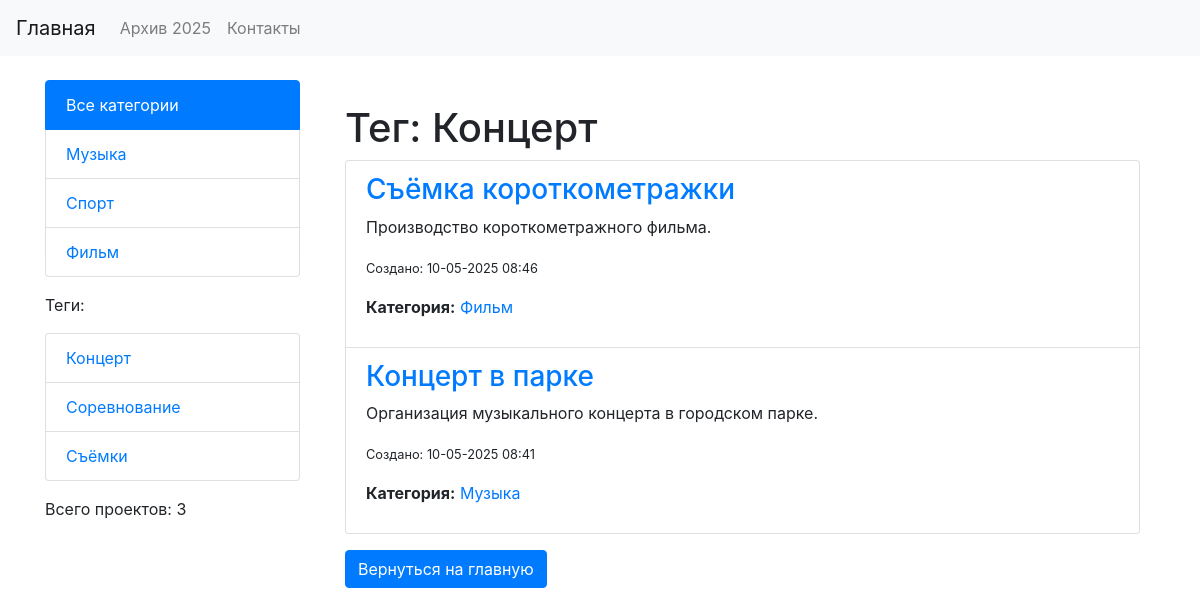
/tag/concert/, run on the app's committed database.
### portfolio/models.py (models this page shows, shortened)
class Category(models.Model):
    name = models.CharField("Название категории", max_length=100, db_index=True)
    slug = models.SlugField("Слаг", max_length=255, unique=True, db_index=True)
    class Meta:
        verbose_name = 'Категория'
        verbose_name_plural = 'Категории'

class Tag(models.Model):
    name = models.CharField("Название тега", max_length=100, db_index=True)
    slug = models.SlugField("Слаг", max_length=255, unique=True, db_index=True)
    class Meta:
        verbose_name = 'Тег'
        verbose_name_plural = 'Теги'

class PortfolioItem(models.Model):
    title = models.CharField("Название", max_length=255)
    description = models.TextField("Описание")
    image = models.ImageField("Изображение", upload_to='portfolio_images/', blank=True, null=True)
    created_at = models.DateTimeField("Дата создания", auto_now_add=True)
    updated_at = models.DateTimeField("Дата обновления", auto_now=True)
    slug = models.SlugField(max_length=255, unique=True, blank=True, null=True)
    is_published = models.BooleanField("Опубликовано", default=True)
    category = models.ForeignKey(
        Category,
        on_delete=models.PROTECT,
        related_name='portfolio_items',
        verbose_name="Категория",
        null=True,  # Временно, чтобы избежать ошибок
    )
    tags = models.ManyToManyField(
        Tag,
        blank=True,
        related_name='portfolio_items',
        verbose_name="Теги"
    )
    client = models.OneToOneField(
        Client,
        on_delete=models.SET_NULL,
        null=True,
        blank=True,
        related_name='portfolio_item',
        verbose_name="Клиент"
    )
    class Meta:
        verbose_name = 'Элемент портфолио'
        verbose_name_plural = 'Элементы портфолио'
    objects = models.Manager()
    published = PublishedManager()

### portfolio/views.py (the view)
# urls.py: path('tag/<slug:tag_slug>/', views.tag_detail, name='tag_detail'),
def tag_detail(request, tag_slug):
    tag = get_object_or_404(Tag, slug=tag_slug)
    items = PortfolioItem.published.filter(tags=tag).order_by('-created_at')
    return render(request, 'portfolio/tag_detail.html', {
        'tag': tag,
        'items': items,
    })

### portfolio/converters.py (called while the page is built)
    def to_url(self, value):
        return f"{value:04d}"

### portfolio/models.py (called while the page is built)
    def get_queryset(self):
        return super().get_queryset().filter(is_published=True)

### portfolio/templatetags/portfolio_tags.py (called while the page is built)
@register.simple_tag
def portfolio_count():
    return PortfolioItem.objects.count()

@register.inclusion_tag('portfolio/partial_categories.html')
def show_categories(selected_cat_slug=None):
    categories = Category.objects.annotate(total=Count('portfolio_items')).filter(total__gt=0)
    return {'categories': categories, 'selected_cat_slug': selected_cat_slug}

@register.inclusion_tag('portfolio/partial_tags.html')
def show_tags():
    tags = Tag.objects.annotate(total=Count('portfolio_items')).filter(total__gt=0)
    return {'tags': tags}

### templates/portfolio/tag_detail.html (shortened to what this page needs)
{% extends 'portfolio/base.html' %}
{% block content %}
<div class="container mt-4">
  <h1>Тег: {{ tag.name }}</h1>
  {% if items %}
    <ul class="list-group">
      {% for item in items %}
        <li class="list-group-item">
          <h3><a href="{% url 'portfolio:portfolio_detail' item.slug %}">{{ item.title }}</a></h3>
          <p>{{ item.description|truncatewords:20 }}</p>
          <p><small>Создано: {{ item.created_at|date:"d-m-Y H:i" }}</small></p>
          <p><strong>Категория:</strong> <a href="{% url 'portfolio:category_detail' item.category.slug %}">{{ item.category.name }}</a></p>
        </li>
      {% endfor %}
    </ul>
  {% else %}
    <p>Нет элементов с тегом «{{ tag.name }}».</p>
  {% endif %}
  <a href="{% url 'portfolio:portfolio_list' %}" class="btn btn-primary mt-3">Вернуться на главную</a>
</div>
{% endblock %}

### templates/portfolio/base.html (shortened to what this page needs)
<!DOCTYPE html>
<html lang="ru">
<head>
    {% load static %}
    <link rel="stylesheet" href="{% static 'portfolio/bootstrap.min.css' %}">
</head>
<body>
    {% include 'portfolio/partial_nav.html' %}
    <div class="container mt-4">
        <div class="row">
            <div class="col-md-3">
                {% load portfolio_tags %}
                {% show_categories %}
                {% show_tags %}
                <div class="portfolio-count">
                    Всего проектов: {% portfolio_count %}
                </div>
            </div>
            <div class="col-md-9">
                {% block content %}{% endblock %}
            </div>
        </div>
    </div>
</body>
</html>

### templates/portfolio/partial_nav.html (shortened to what this page needs)
<nav class="navbar navbar-expand-lg navbar-light bg-light">
    <a class="navbar-brand" href="{% url 'portfolio:portfolio_list' %}">Главная</a>
    <div class="collapse navbar-collapse" id="navbarNav">
      <ul class="navbar-nav mr-auto">
        <li class="nav-item">
          <a class="nav-link" href="{% url 'portfolio:archive_by_year' 2025 %}">Архив 2025</a>
        </li>
        <li class="nav-item">
          <a class="nav-link" href="#">Контакты</a>
        </li>
      </ul>
    </div>
  </nav>

### templates/portfolio/partial_categories.html
{% if categories %}
<ul class="list-group mb-3">
  {% if not selected_cat_slug %}
    <li class="list-group-item active">Все категории</li>
  {% else %}
    <li class="list-group-item"><a href="{% url 'portfolio:portfolio_list' %}">Все категории</a></li>
  {% endif %}
  {% for cat in categories %}
    <li class="list-group-item {% if cat.slug == selected_cat_slug %}active{% endif %}">
      <a href="{% url 'portfolio:category_detail' cat.slug %}">{{ cat.name }}</a>
    </li>
  {% endfor %}
</ul>
{% endif %}

### templates/portfolio/partial_tags.html
{% if tags %}
<p>Теги:</p>
<ul class="list-group mb-3">
  {% for tag in tags %}
    <li class="list-group-item">
      <a href="{% url 'portfolio:tag_detail' tag.slug %}">{{ tag.name }}</a>
    </li>
  {% endfor %}
</ul>
{% endif %}

### data on the page
Category: name "Музыка"
Category: name "Спорт"
Category: name "Фильм"
Tag: name "Концерт"
Tag: name "Соревнование"
Tag: name "Съёмки"
PortfolioItem: title "Съёмка короткометражки", description "Производство короткометражного фильма.", created_at "10-05-2025 08:46", category.name "Фильм"
PortfolioItem: title "Концерт в парке", description "Организация музыкального концерта в городском парке.", created_at "10-05-2025 08:41", category.name "Музыка"
